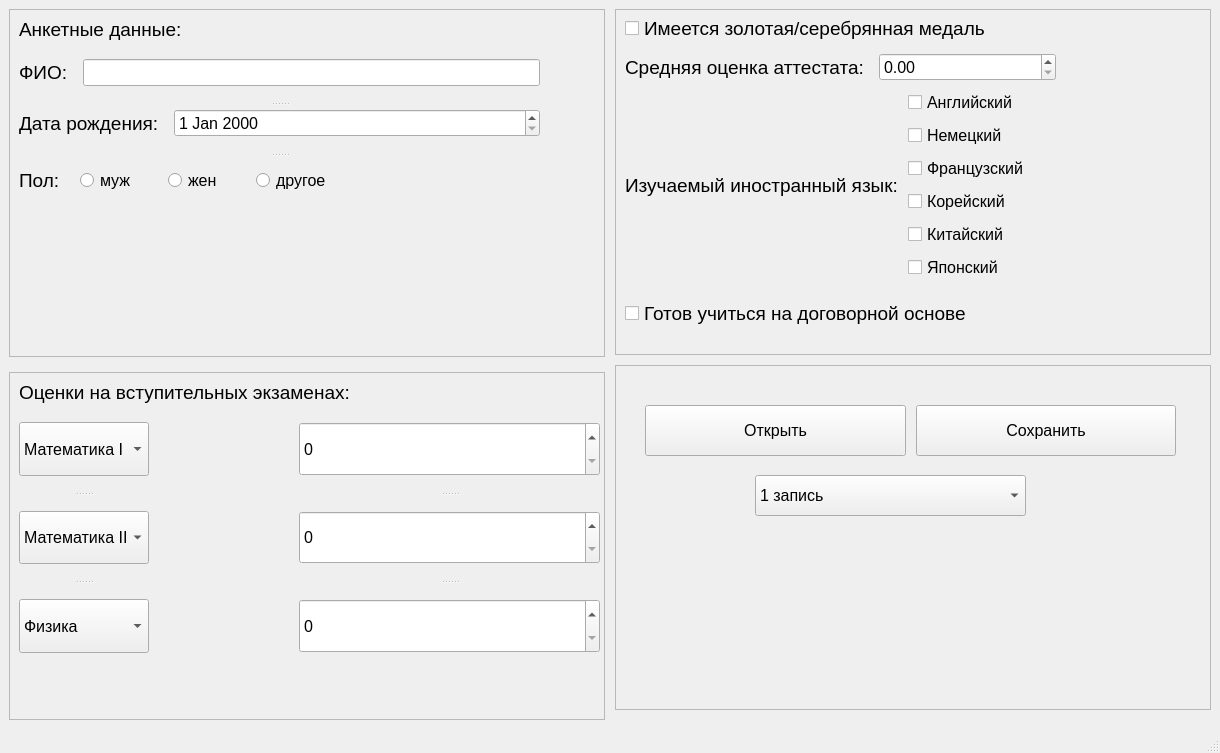
<?xml version="1.0" encoding="UTF-8"?>
<ui version="4.0">
 <class>MainWindow</class>
 <widget class="QMainWindow" name="MainWindow">
  <property name="geometry">
   <rect>
    <x>0</x>
    <y>0</y>
    <width>1220</width>
    <height>753</height>
   </rect>
  </property>
  <property name="minimumSize">
   <size>
    <width>380</width>
    <height>230</height>
   </size>
  </property>
  <property name="font">
   <font>
    <family>Tahoma</family>
    <pointsize>12</pointsize>
   </font>
  </property>
  <property name="windowTitle">
   <string>Зачисление абитуриентов</string>
  </property>
  <property name="windowIcon">
   <iconset resource="application.qrc">
    <normaloff>:/images/appIcon.png</normaloff>
    <normalon>:/images/appIcon.png</normalon>:/images/appIcon.png</iconset>
  </property>
  <property name="iconSize">
   <size>
    <width>32</width>
    <height>32</height>
   </size>
  </property>
  <widget class="QWidget" name="centralwidget">
   <layout class="QHBoxLayout" name="horizontalLayout_2">
    <property name="spacing">
     <number>10</number>
    </property>
    <item>
     <layout class="QVBoxLayout" name="verticalLayout_5">
      <property name="spacing">
       <number>15</number>
      </property>
      <item>
       <widget class="QFrame" name="personalDataFrame">
        <property name="frameShape">
         <enum>QFrame::StyledPanel</enum>
        </property>
        <widget class="QLabel" name="personalDataLabel">
         <property name="geometry">
          <rect>
           <x>10</x>
           <y>10</y>
           <width>171</width>
           <height>21</height>
          </rect>
         </property>
         <property name="font">
          <font>
           <family>Tahoma</family>
           <pointsize>14</pointsize>
          </font>
         </property>
         <property name="text">
          <string>Анкетные данные:</string>
         </property>
        </widget>
        <widget class="QSplitter" name="splitter">
         <property name="geometry">
          <rect>
           <x>10</x>
           <y>50</y>
           <width>521</width>
           <height>161</height>
          </rect>
         </property>
         <property name="orientation">
          <enum>Qt::Vertical</enum>
         </property>
         <property name="handleWidth">
          <number>10</number>
         </property>
         <widget class="QWidget" name="layoutWidget">
          <layout class="QFormLayout" name="formLayout_2">
           <property name="horizontalSpacing">
            <number>15</number>
           </property>
           <item row="0" column="0">
            <widget class="QLabel" name="nameLabel">
             <property name="font">
              <font>
               <family>Tahoma</family>
               <pointsize>14</pointsize>
              </font>
             </property>
             <property name="text">
              <string>ФИО:</string>
             </property>
            </widget>
           </item>
           <item row="0" column="1">
            <widget class="QLineEdit" name="nameLine">
             <property name="text">
              <string/>
             </property>
             <property name="maxLength">
              <number>45</number>
             </property>
            </widget>
           </item>
          </layout>
         </widget>
         <widget class="QWidget" name="layoutWidget">
          <layout class="QFormLayout" name="formLayout_3">
           <property name="horizontalSpacing">
            <number>15</number>
           </property>
           <item row="0" column="0">
            <widget class="QLabel" name="birthdateLabel">
             <property name="font">
              <font>
               <family>Tahoma</family>
               <pointsize>14</pointsize>
              </font>
             </property>
             <property name="text">
              <string>Дата рождения:</string>
             </property>
            </widget>
           </item>
           <item row="0" column="1">
            <widget class="QDateEdit" name="birthdateEdit"/>
           </item>
          </layout>
         </widget>
         <widget class="QWidget" name="layoutWidget">
          <layout class="QFormLayout" name="formLayout_4">
           <property name="horizontalSpacing">
            <number>20</number>
           </property>
           <property name="rightMargin">
            <number>200</number>
           </property>
           <item row="0" column="0">
            <widget class="QLabel" name="sexLabel">
             <property name="font">
              <font>
               <family>Tahoma</family>
               <pointsize>14</pointsize>
              </font>
             </property>
             <property name="text">
              <string>Пол:</string>
             </property>
            </widget>
           </item>
           <item row="0" column="1">
            <layout class="QHBoxLayout" name="sexHL">
             <property name="spacing">
              <number>4</number>
             </property>
             <property name="topMargin">
              <number>8</number>
             </property>
             <property name="bottomMargin">
              <number>8</number>
             </property>
             <item>
              <widget class="QRadioButton" name="maleRB">
               <property name="text">
                <string>муж</string>
               </property>
              </widget>
             </item>
             <item>
              <widget class="QRadioButton" name="femaleRB">
               <property name="text">
                <string>жен</string>
               </property>
              </widget>
             </item>
             <item>
              <widget class="QRadioButton" name="otherRB">
               <property name="text">
                <string>другое</string>
               </property>
              </widget>
             </item>
            </layout>
           </item>
          </layout>
         </widget>
        </widget>
       </widget>
      </item>
      <item>
       <widget class="QFrame" name="examFrame">
        <property name="frameShape">
         <enum>QFrame::StyledPanel</enum>
        </property>
        <property name="frameShadow">
         <enum>QFrame::Plain</enum>
        </property>
        <widget class="QLabel" name="examScoreLabel">
         <property name="geometry">
          <rect>
           <x>10</x>
           <y>10</y>
           <width>351</width>
           <height>21</height>
          </rect>
         </property>
         <property name="font">
          <font>
           <family>Tahoma</family>
           <pointsize>14</pointsize>
          </font>
         </property>
         <property name="text">
          <string>Оценки на вступительных экзаменах:</string>
         </property>
        </widget>
        <widget class="QWidget" name="layoutWidget">
         <property name="geometry">
          <rect>
           <x>10</x>
           <y>50</y>
           <width>581</width>
           <height>231</height>
          </rect>
         </property>
         <layout class="QFormLayout" name="formLayout_5">
          <property name="horizontalSpacing">
           <number>150</number>
          </property>
          <item row="0" column="0">
           <widget class="QSplitter" name="splitter_2">
            <property name="sizePolicy">
             <sizepolicy hsizetype="Maximum" vsizetype="Expanding">
              <horstretch>0</horstretch>
              <verstretch>0</verstretch>
             </sizepolicy>
            </property>
            <property name="orientation">
             <enum>Qt::Vertical</enum>
            </property>
            <property name="handleWidth">
             <number>35</number>
            </property>
            <widget class="QComboBox" name="lessonCB_1">
             <item>
              <property name="text">
               <string>Математика I</string>
              </property>
             </item>
             <item>
              <property name="text">
               <string>Физика II</string>
              </property>
             </item>
             <item>
              <property name="text">
               <string>Русский язык</string>
              </property>
             </item>
            </widget>
            <widget class="QComboBox" name="lessonCB_2">
             <item>
              <property name="text">
               <string>Математика II</string>
              </property>
             </item>
             <item>
              <property name="text">
               <string>Физика II</string>
              </property>
             </item>
             <item>
              <property name="text">
               <string>Русский язык</string>
              </property>
             </item>
            </widget>
            <widget class="QComboBox" name="lessonCB_3">
             <item>
              <property name="text">
               <string>Физика</string>
              </property>
             </item>
             <item>
              <property name="text">
               <string>Физика II</string>
              </property>
             </item>
             <item>
              <property name="text">
               <string>Русский язык</string>
              </property>
             </item>
            </widget>
           </widget>
          </item>
          <item row="0" column="1">
           <widget class="QSplitter" name="splitter_3">
            <property name="orientation">
             <enum>Qt::Vertical</enum>
            </property>
            <property name="handleWidth">
             <number>35</number>
            </property>
            <widget class="QSpinBox" name="scoreSB_1">
             <property name="maximum">
              <number>100</number>
             </property>
            </widget>
            <widget class="QSpinBox" name="scoreSB_2">
             <property name="maximum">
              <number>100</number>
             </property>
            </widget>
            <widget class="QSpinBox" name="scoreSB_3">
             <property name="maximum">
              <number>100</number>
             </property>
            </widget>
           </widget>
          </item>
         </layout>
        </widget>
       </widget>
      </item>
     </layout>
    </item>
    <item>
     <layout class="QVBoxLayout" name="verticalLayout_4">
      <property name="spacing">
       <number>10</number>
      </property>
      <property name="bottomMargin">
       <number>10</number>
      </property>
      <item>
       <widget class="QFrame" name="schoolFrame">
        <property name="sizePolicy">
         <sizepolicy hsizetype="Preferred" vsizetype="Expanding">
          <horstretch>0</horstretch>
          <verstretch>0</verstretch>
         </sizepolicy>
        </property>
        <property name="frameShape">
         <enum>QFrame::StyledPanel</enum>
        </property>
        <property name="frameShadow">
         <enum>QFrame::Plain</enum>
        </property>
        <widget class="QWidget" name="layoutWidget">
         <property name="geometry">
          <rect>
           <x>10</x>
           <y>0</y>
           <width>431</width>
           <height>275</height>
          </rect>
         </property>
         <layout class="QVBoxLayout" name="verticalLayout_3">
          <property name="spacing">
           <number>10</number>
          </property>
          <property name="topMargin">
           <number>5</number>
          </property>
          <property name="bottomMargin">
           <number>5</number>
          </property>
          <item>
           <widget class="QCheckBox" name="medalCheckB">
            <property name="font">
             <font>
              <family>Tahoma</family>
              <pointsize>14</pointsize>
             </font>
            </property>
            <property name="text">
             <string>Имеется золотая/серебрянная медаль</string>
            </property>
           </widget>
          </item>
          <item>
           <layout class="QVBoxLayout" name="verticalLayout_2">
            <property name="spacing">
             <number>10</number>
            </property>
            <item>
             <layout class="QFormLayout" name="formLayout">
              <property name="horizontalSpacing">
               <number>15</number>
              </property>
              <item row="0" column="0">
               <widget class="QLabel" name="averageScoreLabel">
                <property name="font">
                 <font>
                  <family>Tahoma</family>
                  <pointsize>14</pointsize>
                 </font>
                </property>
                <property name="text">
                 <string>Средняя оценка аттестата:</string>
                </property>
               </widget>
              </item>
              <item row="0" column="1">
               <widget class="QDoubleSpinBox" name="averageScoreDB">
                <property name="singleStep">
                 <double>0.100000000000000</double>
                </property>
               </widget>
              </item>
             </layout>
            </item>
            <item>
             <layout class="QHBoxLayout" name="horizontalLayout">
              <property name="spacing">
               <number>10</number>
              </property>
              <item>
               <widget class="QLabel" name="foreignLangLabel">
                <property name="font">
                 <font>
                  <family>Tahoma</family>
                  <pointsize>14</pointsize>
                 </font>
                </property>
                <property name="text">
                 <string>Изучаемый иностранный язык:</string>
                </property>
               </widget>
              </item>
              <item>
               <layout class="QVBoxLayout" name="verticalLayout">
                <item>
                 <widget class="QCheckBox" name="engCB">
                  <property name="text">
                   <string>Английский</string>
                  </property>
                 </widget>
                </item>
                <item>
                 <widget class="QCheckBox" name="gerCB">
                  <property name="text">
                   <string>Немецкий</string>
                  </property>
                 </widget>
                </item>
                <item>
                 <widget class="QCheckBox" name="frCB">
                  <property name="text">
                   <string>Французский</string>
                  </property>
                 </widget>
                </item>
                <item>
                 <widget class="QCheckBox" name="korCB">
                  <property name="text">
                   <string>Корейский</string>
                  </property>
                 </widget>
                </item>
                <item>
                 <widget class="QCheckBox" name="chinCB">
                  <property name="text">
                   <string>Китайский</string>
                  </property>
                 </widget>
                </item>
                <item>
                 <widget class="QCheckBox" name="japCB">
                  <property name="text">
                   <string>Японский</string>
                  </property>
                 </widget>
                </item>
               </layout>
              </item>
             </layout>
            </item>
           </layout>
          </item>
         </layout>
        </widget>
        <widget class="QCheckBox" name="contractCheckB">
         <property name="geometry">
          <rect>
           <x>10</x>
           <y>290</y>
           <width>411</width>
           <height>29</height>
          </rect>
         </property>
         <property name="font">
          <font>
           <family>Tahoma</family>
           <pointsize>14</pointsize>
          </font>
         </property>
         <property name="text">
          <string>Готов учиться на договорной основе</string>
         </property>
        </widget>
       </widget>
      </item>
      <item>
       <widget class="QFrame" name="frame">
        <property name="sizePolicy">
         <sizepolicy hsizetype="Preferred" vsizetype="MinimumExpanding">
          <horstretch>0</horstretch>
          <verstretch>0</verstretch>
         </sizepolicy>
        </property>
        <property name="frameShape">
         <enum>QFrame::StyledPanel</enum>
        </property>
        <property name="frameShadow">
         <enum>QFrame::Plain</enum>
        </property>
        <widget class="QComboBox" name="comboBox">
         <property name="geometry">
          <rect>
           <x>140</x>
           <y>110</y>
           <width>271</width>
           <height>41</height>
          </rect>
         </property>
         <property name="sizePolicy">
          <sizepolicy hsizetype="Minimum" vsizetype="Fixed">
           <horstretch>0</horstretch>
           <verstretch>0</verstretch>
          </sizepolicy>
         </property>
         <item>
          <property name="text">
           <string>1 запись</string>
          </property>
         </item>
         <item>
          <property name="text">
           <string>2 запись</string>
          </property>
         </item>
        </widget>
        <widget class="QWidget" name="">
         <property name="geometry">
          <rect>
           <x>30</x>
           <y>40</y>
           <width>531</width>
           <height>51</height>
          </rect>
         </property>
         <layout class="QHBoxLayout" name="horizontalLayout_3">
          <property name="spacing">
           <number>10</number>
          </property>
          <item>
           <widget class="QPushButton" name="openBtn">
            <property name="sizePolicy">
             <sizepolicy hsizetype="MinimumExpanding" vsizetype="Expanding">
              <horstretch>0</horstretch>
              <verstretch>0</verstretch>
             </sizepolicy>
            </property>
            <property name="text">
             <string>Открыть</string>
            </property>
           </widget>
          </item>
          <item>
           <widget class="QPushButton" name="saveBtn">
            <property name="sizePolicy">
             <sizepolicy hsizetype="MinimumExpanding" vsizetype="Expanding">
              <horstretch>0</horstretch>
              <verstretch>0</verstretch>
             </sizepolicy>
            </property>
            <property name="text">
             <string>Сохранить</string>
            </property>
           </widget>
          </item>
         </layout>
        </widget>
       </widget>
      </item>
     </layout>
    </item>
   </layout>
  </widget>
  <widget class="QMenuBar" name="menubar">
   <property name="geometry">
    <rect>
     <x>0</x>
     <y>0</y>
     <width>1220</width>
     <height>24</height>
    </rect>
   </property>
  </widget>
  <widget class="QStatusBar" name="statusbar"/>
 </widget>
 <resources>
  <include location="application.qrc"/>
 </resources>
 <connections/>
</ui>
